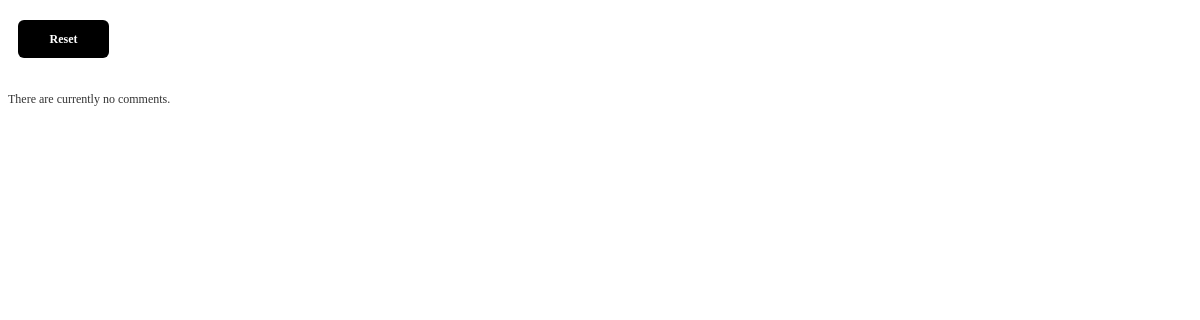
Before: / with the older database file.
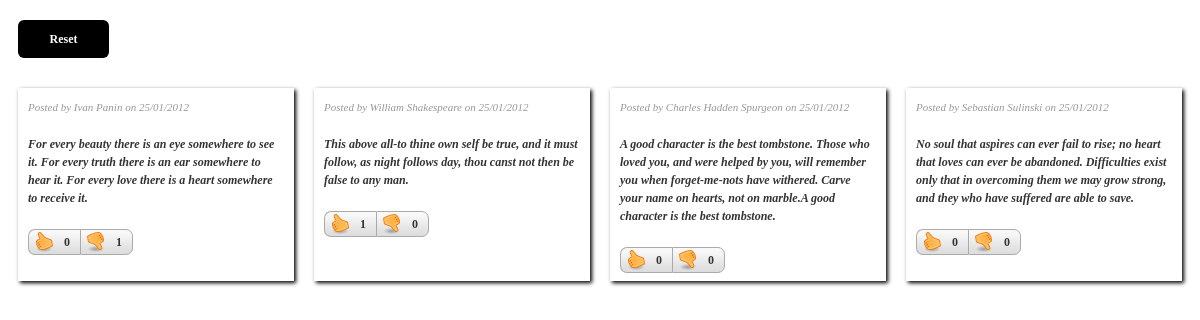
After: the same page with the newer database file.
### tables this page shows
CREATE TABLE IF NOT EXISTS `texts` (
  `id` int(11) UNSIGNED NOT NULL AUTO_INCREMENT,
  `full_name` varchar(150) NOT NULL,
  `email` varchar(200) NOT NULL,
  `comment` text NOT NULL,
  `date` timestamp NOT NULL DEFAULT CURRENT_TIMESTAMP,
  `active` tinyint(1) NOT NULL DEFAULT '1',
  `up` int(11) UNSIGNED NOT NULL,
  `down` int(11) UNSIGNED NOT NULL,
  PRIMARY KEY (`id`)
);

### index.php (the view, shortened to what this page needs)
<?php
	require_once('classes/Rate.php');
	$objRate = new Rate();
	$posts = $objRate->getPosts();
?>
<!DOCTYPE HTML>
<html lang="en">
<head>
	<link href="css/core.css" rel="stylesheet" type="text/css" />
</head>
<body>
<div id="wrapper">
	<div class="reset"><a href="#" class="set" >Reset</a></div>
	<div id="comments">
		<?php if (!empty($posts)) { ?>
			<?php foreach($posts as $row) { ?>
				<div class="comment">
					<span class="name">
						Posted by <?php echo htmlentities(stripslashes($row['full_name'])); ?> on <time datetime="<?php echo date('Y-m-d', strtotime($row['date'])); ?>"><?php echo $row['date_formatted']; ?></time>
					</span>
					<p id = "my_style"><?php echo htmlentities(stripslashes($row['comment'])); ?></p>
					<?php echo $objRate->buttonSet($row['id']); ?>
				</div>
			<?php } ?>
		<?php } else { ?>
			<p>There are currently no comments.</p>
		<?php } ?>
	</div>
</div>
</body>
</html>

### classes/rate.php (shortened to what this page needs)
<?php
class Rate
{
     private $objDb    =    null;
     private $_dbhost   =   'localhost';
     private $_dbname  =   'comments';
     private $_dbuser  =   'root';
     private $_dbpass  =   '';
     private $_table_1 =   'texts';
     private $_table_2 =   'ratings';
     public $_user;
    public function __construct($user = null)
    {
        $this->_user = !empty($user) ? $user : getenv('REMOTE_ADDR');
    }
    private function connect()
    {
        try{
            $this->objDb = new PDO("mysql:host={$this-> _dbhost};dbname={$this->_dbname}",$this->_dbuser,$this->_dbpass,
                                    array(PDO::ATTR_PERSISTENT => true));
        }
        catch(PDOException $e)
        {
            echo $e->getMessage();
            exit();
        }
    }
    public function getPosts(){
        $sql = "SELECT *,DATE_FORMAT(date,'%d/%m/%Y') AS date_formatted FROM {$this->_table_1} WHERE active = 1 ORDER BY date DESC";
        $statement= $this->objDb->prepare($sql);
        $statement->execute();
        $result = $statement->fetchAll(PDO::FETCH_ASSOC);
        return $result;
    }
    public function getPost( $id = null)
    {
        if(!empty($id) )
        {
            $sql = "SELECT * FROM {$this->_table_1} WHERE id = '$id'";
            $statement= $this->objDb->prepare($sql);
            $statement->execute();
            $result = $statement->fetch(PDO::FETCH_ASSOC);
            return $result;
        }
    }
    public function getByUser($id = null) {
        if (!empty($id) && !empty($this->_user)) {
            $sql = "SELECT *
                    FROM {$this->_table_2}
                    WHERE user = ?
                    AND   item = ?";
            $statement = $this->objDb->prepare($sql);
            $statement->execute(array($this->_user, $id));
            return $statement->fetch(PDO::FETCH_ASSOC);
        }
    }
   public function buttonSet($id = null) {
        if (!empty($id) && !empty($this->_user)) {
            $post = $this->getPost($id);
            $found = $this->getByUser($id);
            if (!empty($found)) {
                $out  = '<div class="rateWrapper">';
                $out .= '<span class="rateDone rateUp';
                $out .= $found['rate'] == 1 ? ' active' : null;
                $out .= '" data-item="';
                $out .= $id;
                $out .= '"><span class="rateUpN">';
                $out .= intval($post['up']);
                $out .= '</span></span>';
                $out .= '<span class="rateDone rateDown';
                $out .= $found['rate'] == 0 ? ' active' : null;
                $out .= '" data-item="';
                $out .= $id;
                $out .= '"><span class="rateDownN">';
                $out .= intval($post['down']);
                $out .= '</span></span>';
                $out .= '</div>';
                return $out;
            } else {
                $out  = '<div class="rateWrapper">';
                $out .= '<span class="rate rateUp" data-item="';
                $out .= $id;
                $out .= '"><span class="rateUpN">';
                $out .= intval($post['up']);
                $out .= '</span></span>';
                $out .= '<span class="rate rateDown" data-item="';
                $out .= $id;
                $out .= '"><span class="rateDownN">';
                $out .= intval($post['down']);
                $out .= '</span></span>';
                $out .= '</div>';
                return $out;
            }
        }
    }
}
?>

### css/core.css (style rules this page uses)
body { text-align: center; font-size: 12px; line-height: 18px; }
body,a { color: #333; }
p { padding-bottom: 10px; }
.reset { margin: 10px; padding: 10px; text-decoration: none; width: 6%; background: black; font-weight: bold; font-family: cursive; border-radius: 6px; text-align: center; }
.set { text-decoration: none; color: white; font-weight: bold; }
#my_style { font-style: italic !important; font-weight: bolder !important ; }
#wrapper { margin-top: 20px !important; text-align: left; }
#comments,.comment { float: left; }
#comments { display: flex; margin-top: 10px; }
.name { font-size: 11px; color: #999; font-style: italic; display: block; padding-bottom: 7px; }
.comment { padding: 10px; margin: 10px; width: 25%; box-shadow: 2px 2px 4px black; }
.comment p { padding: 0; }
.rateWrapper { float: left; padding-top: 10px; height: 24px; -webkit-border-radius: 7px; -moz-border-radius: 7px; border-radius: 7px; }
.rate,.rateDone { display: block; float: left; background: #fff; text-decoration: none; background-image: url('../images/sprite.png'); background-repeat: no-repeat; font-weight: bold; }
.rate { cursor: pointer; }
.rateUp { background-position: 0 0; border-top: solid 1px #aaa; border-bottom: solid 1px #aaa; border-left: solid 1px #aaa; -webkit-border-top-left-radius: 7px; -webkit-border-bottom-left-radius: 7px; -moz-border-radius-topleft: 7px; -moz-border-radius-bottomleft: 7px; border-top-left-radius: 7px; border-bottom-left-radius: 7px; padding: 3px 10px 0 35px; height: 21px; }
.rateDown { background-position: 0 -48px; border: solid 1px #aaa; -webkit-border-top-right-radius: 7px; -webkit-border-bottom-right-radius: 7px; -moz-border-radius-topright: 7px; -moz-border-radius-bottomright: 7px; border-top-right-radius: 7px; border-bottom-right-radius: 7px; padding: 3px 10px 0 35px; height: 21px; }

Changed rows visible on the page:
added texts: full_name "Ivan Panin", date_formatted "25/01/2012", comment "For every beauty there is an eye somewhere to see it. For every truth there is an ear somewhere to hear it. For every love there is a heart somewhere to receive it.", $objRate->buttonSet($row['id']) "0 1"
added texts: full_name "William Shakespeare", date_formatted "25/01/2012", comment "This above all-to thine own self be true, and it must follow, as night follows day, thou canst not then be false to any man.", $objRate->buttonSet($row['id']) "1 0"
added texts: full_name "Charles Hadden Spurgeon", date_formatted "25/01/2012", comment "A good character is the best tombstone. Those who loved you, and were helped by you, will remember you when forget-me-nots have withered. Carve your name on hearts, not on marble.A good character is the best tombstone.", $objRate->buttonSet($row['id']) "0 0"
added texts: full_name "Sebastian Sulinski", date_formatted "25/01/2012", comment "No soul that aspires can ever fail to rise; no heart that loves can ever be abandoned. Difficulties exist only that in overcoming them we may grow strong, and they who have suffered are able to save.", $objRate->buttonSet($row['id']) "0 0"
Other visible differences:
text no longer shown: "There are currently no comments."
